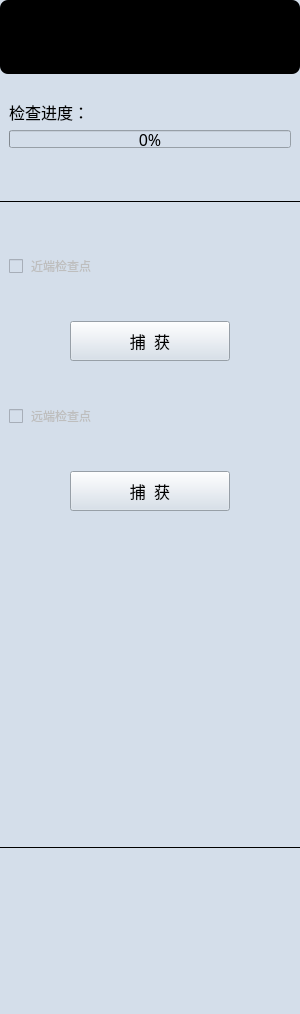
<?xml version="1.0" encoding="UTF-8"?>
<ui version="4.0">
 <class>QFemurMarkerPointControls</class>
 <widget class="QWidget" name="QFemurMarkerPointControls">
  <property name="geometry">
   <rect>
    <x>0</x>
    <y>0</y>
    <width>300</width>
    <height>1014</height>
   </rect>
  </property>
  <property name="sizePolicy">
   <sizepolicy hsizetype="Preferred" vsizetype="Preferred">
    <horstretch>0</horstretch>
    <verstretch>0</verstretch>
   </sizepolicy>
  </property>
  <property name="minimumSize">
   <size>
    <width>300</width>
    <height>0</height>
   </size>
  </property>
  <property name="maximumSize">
   <size>
    <width>300</width>
    <height>16777215</height>
   </size>
  </property>
  <property name="windowTitle">
   <string>硬件准备</string>
  </property>
  <property name="styleSheet">
   <string notr="true">background:#d4deea;</string>
  </property>
  <property name="currentIndex" stdset="0">
   <number>0</number>
  </property>
  <widget class="QWidget" name="widget" native="true">
   <property name="geometry">
    <rect>
     <x>0</x>
     <y>0</y>
     <width>300</width>
     <height>1014</height>
    </rect>
   </property>
   <property name="styleSheet">
    <string notr="true"/>
   </property>
   <layout class="QVBoxLayout" name="verticalLayout_4">
    <item>
     <widget class="lancet::DeviceTrackingWidget" name="widgetTrackingTools" native="true">
      <property name="sizePolicy">
       <sizepolicy hsizetype="Preferred" vsizetype="Minimum">
        <horstretch>0</horstretch>
        <verstretch>0</verstretch>
       </sizepolicy>
      </property>
      <property name="minimumSize">
       <size>
        <width>0</width>
        <height>74</height>
       </size>
      </property>
      <property name="maximumSize">
       <size>
        <width>16777215</width>
        <height>80</height>
       </size>
      </property>
      <property name="styleSheet">
       <string notr="true">border-radius: 8px;
background-color: rgb(0, 0, 0);
</string>
      </property>
      <layout class="QGridLayout" name="gridLayout_3"/>
     </widget>
    </item>
    <item>
     <spacer name="verticalSpacer_10">
      <property name="orientation">
       <enum>Qt::Vertical</enum>
      </property>
      <property name="sizeType">
       <enum>QSizePolicy::Fixed</enum>
      </property>
      <property name="sizeHint" stdset="0">
       <size>
        <width>20</width>
        <height>20</height>
       </size>
      </property>
     </spacer>
    </item>
    <item>
     <layout class="QVBoxLayout" name="verticalLayout_8">
      <property name="leftMargin">
       <number>9</number>
      </property>
      <property name="rightMargin">
       <number>9</number>
      </property>
      <item>
       <widget class="QLabel" name="label_5">
        <property name="font">
         <font>
          <family>黑体</family>
          <pointsize>12</pointsize>
         </font>
        </property>
        <property name="text">
         <string>检查进度：</string>
        </property>
       </widget>
      </item>
      <item>
       <widget class="QProgressBar" name="progressBarFemoral">
        <property name="sizePolicy">
         <sizepolicy hsizetype="Expanding" vsizetype="Preferred">
          <horstretch>0</horstretch>
          <verstretch>0</verstretch>
         </sizepolicy>
        </property>
        <property name="maximumSize">
         <size>
          <width>16777215</width>
          <height>18</height>
         </size>
        </property>
        <property name="font">
         <font>
          <family>黑体</family>
          <pointsize>12</pointsize>
         </font>
        </property>
        <property name="styleSheet">
         <string notr="true"/>
        </property>
        <property name="value">
         <number>0</number>
        </property>
       </widget>
      </item>
     </layout>
    </item>
    <item>
     <spacer name="verticalSpacer_3">
      <property name="orientation">
       <enum>Qt::Vertical</enum>
      </property>
      <property name="sizeHint" stdset="0">
       <size>
        <width>20</width>
        <height>20</height>
       </size>
      </property>
     </spacer>
    </item>
    <item>
     <widget class="Line" name="line1">
      <property name="minimumSize">
       <size>
        <width>0</width>
        <height>20</height>
       </size>
      </property>
      <property name="styleSheet">
       <string notr="true"/>
      </property>
      <property name="frameShadow">
       <enum>QFrame::Plain</enum>
      </property>
      <property name="orientation">
       <enum>Qt::Horizontal</enum>
      </property>
     </widget>
    </item>
    <item>
     <spacer name="verticalSpacer_4">
      <property name="orientation">
       <enum>Qt::Vertical</enum>
      </property>
      <property name="sizeHint" stdset="0">
       <size>
        <width>20</width>
        <height>20</height>
       </size>
      </property>
     </spacer>
    </item>
    <item>
     <layout class="QHBoxLayout" name="horizontalLayout_24">
      <property name="leftMargin">
       <number>9</number>
      </property>
      <property name="topMargin">
       <number>0</number>
      </property>
      <property name="rightMargin">
       <number>9</number>
      </property>
      <property name="bottomMargin">
       <number>0</number>
      </property>
      <item>
       <widget class="QCheckBox" name="checkBoxProximalCheckpoint">
        <property name="enabled">
         <bool>false</bool>
        </property>
        <property name="font">
         <font>
          <family>黑体</family>
          <weight>50</weight>
          <italic>false</italic>
          <bold>false</bold>
         </font>
        </property>
        <property name="styleSheet">
         <string notr="true"/>
        </property>
        <property name="text">
         <string> 近端检查点</string>
        </property>
       </widget>
      </item>
     </layout>
    </item>
    <item>
     <spacer name="verticalSpacer_5">
      <property name="orientation">
       <enum>Qt::Vertical</enum>
      </property>
      <property name="sizeHint" stdset="0">
       <size>
        <width>20</width>
        <height>20</height>
       </size>
      </property>
     </spacer>
    </item>
    <item>
     <layout class="QHBoxLayout" name="horizontalLayout_4">
      <item>
       <spacer name="horizontalSpacer_9">
        <property name="orientation">
         <enum>Qt::Horizontal</enum>
        </property>
        <property name="sizeHint" stdset="0">
         <size>
          <width>40</width>
          <height>20</height>
         </size>
        </property>
       </spacer>
      </item>
      <item>
       <widget class="QPushButton" name="pushButtonDistalCheckpoint">
        <property name="enabled">
         <bool>true</bool>
        </property>
        <property name="minimumSize">
         <size>
          <width>160</width>
          <height>40</height>
         </size>
        </property>
        <property name="font">
         <font>
          <family>黑体</family>
          <pointsize>12</pointsize>
         </font>
        </property>
        <property name="styleSheet">
         <string notr="true"/>
        </property>
        <property name="text">
         <string>捕  获</string>
        </property>
       </widget>
      </item>
      <item>
       <spacer name="horizontalSpacer_10">
        <property name="orientation">
         <enum>Qt::Horizontal</enum>
        </property>
        <property name="sizeHint" stdset="0">
         <size>
          <width>40</width>
          <height>20</height>
         </size>
        </property>
       </spacer>
      </item>
     </layout>
    </item>
    <item>
     <spacer name="verticalSpacer_6">
      <property name="orientation">
       <enum>Qt::Vertical</enum>
      </property>
      <property name="sizeHint" stdset="0">
       <size>
        <width>20</width>
        <height>20</height>
       </size>
      </property>
     </spacer>
    </item>
    <item>
     <layout class="QHBoxLayout" name="horizontalLayout_25">
      <property name="leftMargin">
       <number>9</number>
      </property>
      <property name="rightMargin">
       <number>9</number>
      </property>
      <item>
       <widget class="QCheckBox" name="checkBoxDistalCheckpoint">
        <property name="enabled">
         <bool>false</bool>
        </property>
        <property name="font">
         <font>
          <family>黑体</family>
          <weight>50</weight>
          <italic>false</italic>
          <bold>false</bold>
         </font>
        </property>
        <property name="styleSheet">
         <string notr="true"/>
        </property>
        <property name="text">
         <string> 远端检查点</string>
        </property>
       </widget>
      </item>
     </layout>
    </item>
    <item>
     <spacer name="verticalSpacer_7">
      <property name="orientation">
       <enum>Qt::Vertical</enum>
      </property>
      <property name="sizeHint" stdset="0">
       <size>
        <width>20</width>
        <height>20</height>
       </size>
      </property>
     </spacer>
    </item>
    <item>
     <layout class="QHBoxLayout" name="horizontalLayout_5">
      <item>
       <spacer name="horizontalSpacer_7">
        <property name="orientation">
         <enum>Qt::Horizontal</enum>
        </property>
        <property name="sizeHint" stdset="0">
         <size>
          <width>40</width>
          <height>20</height>
         </size>
        </property>
       </spacer>
      </item>
      <item>
       <widget class="QPushButton" name="pushButtonProximalCheckpoint">
        <property name="enabled">
         <bool>true</bool>
        </property>
        <property name="minimumSize">
         <size>
          <width>160</width>
          <height>40</height>
         </size>
        </property>
        <property name="font">
         <font>
          <family>黑体</family>
          <pointsize>12</pointsize>
         </font>
        </property>
        <property name="styleSheet">
         <string notr="true"/>
        </property>
        <property name="text">
         <string>捕  获</string>
        </property>
       </widget>
      </item>
      <item>
       <spacer name="horizontalSpacer_8">
        <property name="orientation">
         <enum>Qt::Horizontal</enum>
        </property>
        <property name="sizeHint" stdset="0">
         <size>
          <width>40</width>
          <height>20</height>
         </size>
        </property>
       </spacer>
      </item>
     </layout>
    </item>
    <item>
     <spacer name="verticalSpacer_2">
      <property name="orientation">
       <enum>Qt::Vertical</enum>
      </property>
      <property name="sizeHint" stdset="0">
       <size>
        <width>20</width>
        <height>320</height>
       </size>
      </property>
     </spacer>
    </item>
    <item>
     <widget class="Line" name="line2">
      <property name="minimumSize">
       <size>
        <width>0</width>
        <height>20</height>
       </size>
      </property>
      <property name="styleSheet">
       <string notr="true"/>
      </property>
      <property name="frameShadow">
       <enum>QFrame::Plain</enum>
      </property>
      <property name="orientation">
       <enum>Qt::Horizontal</enum>
      </property>
     </widget>
    </item>
    <item>
     <widget class="QWidget" name="widgetInfo" native="true">
      <property name="minimumSize">
       <size>
        <width>0</width>
        <height>105</height>
       </size>
      </property>
      <property name="styleSheet">
       <string notr="true"/>
      </property>
      <widget class="QLabel" name="label">
       <property name="geometry">
        <rect>
         <x>2</x>
         <y>2</y>
         <width>54</width>
         <height>16</height>
        </rect>
       </property>
       <property name="font">
        <font>
         <family>黑体</family>
         <pointsize>12</pointsize>
        </font>
       </property>
       <property name="text">
        <string/>
       </property>
      </widget>
     </widget>
    </item>
    <item>
     <widget class="QWidget" name="widget_3" native="true">
      <property name="minimumSize">
       <size>
        <width>0</width>
        <height>40</height>
       </size>
      </property>
     </widget>
    </item>
   </layout>
  </widget>
 </widget>
 <customwidgets>
  <customwidget>
   <class>lancet::DeviceTrackingWidget</class>
   <extends>QWidget</extends>
   <header location="global">lancetdevicetrackingwidget.h</header>
   <container>1</container>
  </customwidget>
 </customwidgets>
 <resources>
  <include location="../../resources/resources.qrc"/>
 </resources>
 <connections/>
 <slots>
  <slot>on_HardWareWidget_currentChanged(int)</slot>
 </slots>
</ui>
